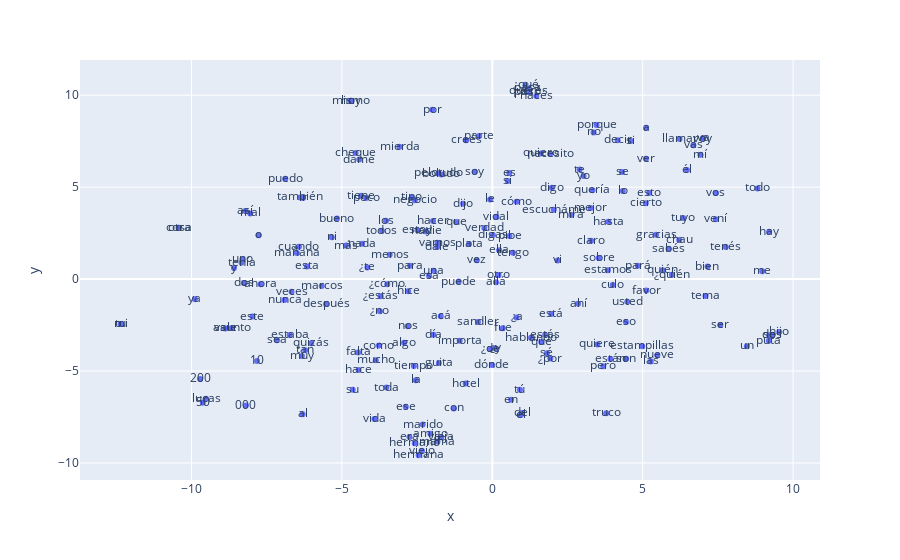

The notebook cell saved with this chart:
### Markdown cell above
A continuación se visulizan 200 palabras en 2 dimensiones:

### Code cell
MAX_WORDS=200
vecs, labels = reduce_dimensions(w2v_model)
fig = px.scatter(x=vecs[:MAX_WORDS,0], y=vecs[:MAX_WORDS,1], text=labels[:MAX_WORDS])
fig.show(render_mode="vscode")

### Figure 1 — Plotly figure (JSON) as saved in the notebook; plotly's stock layout.template omitted (floating-point values rounded to 4 significant figures; data arrays with more than 128 entries replaced by an {"elided": "..."} marker saying what was removed)
{"data": [{"hovertemplate": "x=%{x}<br>y=%{y}<br>text=%{text}<extra></extra>", "legendgroup": "", "marker": {"color": "#636efa", "symbol": "circle"}, "mode": "markers+text", "name": "", "orientation": "v", "showlegend": false, "text": {"elided": "200 str values"}, "type": "scatter", "x": {"elided": "200 float values"}, "xaxis": "x", "y": {"elided": "200 float values"}, "yaxis": "y"}], "layout": {"legend": {"tracegroupgap": 0}, "margin": {"t": 60}, "xaxis": {"anchor": "y", "domain": [0, 1], "title": {"text": "x"}}, "yaxis": {"anchor": "x", "domain": [0, 1], "title": {"text": "y"}}}}
